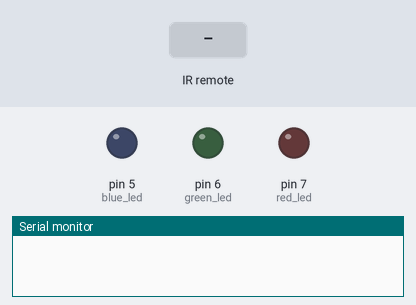
The sketch below on a simulated Arduino Uno, built with avr-gcc and run on an emulated ATmega328P. Parts: output pins drawn as LEDs (lit = HIGH), the last lines printed to the serial monitor. The test bench sets the inputs (shaded band).

Above: at 1.2 s.
1.3 s: infrared code 0xA90 received
2.8 s: infrared code 0x490 received
At 3.5 s:
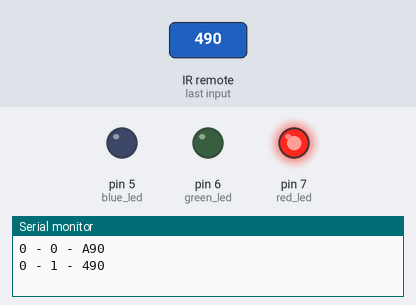
4.3 s: infrared code 0x490 received
At 4.7 s:
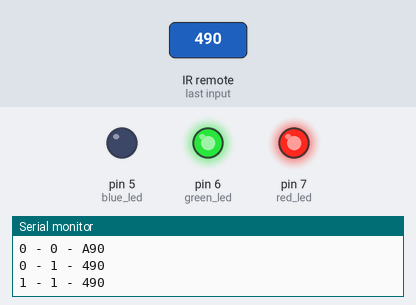
Timing chart, 0 to 7.3 s (numbered marks = the images above; inputs shaded):
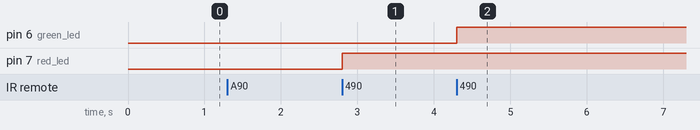

Measured:
- after the input at 2.8 s, pin 7 (red_led): LOW → HIGH at once
- after the input at 4.3 s, pin 6 (green_led): LOW → HIGH at once

The sketch:

ir_remoterx.ino
```cpp
#include <IRremote.h>
int RECV_PIN = 2;
int system_state=0; int led_status=0;
int red_led=7; int green_led=6; int blue_led=5; int count=0;

IRrecv irrecv(RECV_PIN);
decode_results results;

void setup()
{
  Serial.begin(9600);
  pinMode(red_led, OUTPUT);
  pinMode(green_led, OUTPUT);                                   // define pin 6 as output pin
  pinMode(blue_led, OUTPUT);                                    // define pin 7 as output pin
  irrecv.enableIRIn();                                          // working for receiving IR signals
}

void loop() {
  if (irrecv.decode(&results)) {                                // check whether any infrared signal available
    Serial.print(count); Serial.print(" - ");                   // print the count value and system state for croschecking the output
    Serial.print(system_state); Serial.print(" - ");
    Serial.println(results.value,HEX);                          // convert into HEX datat and print in the serial monitor
    switch (results.value) {                                    // start comparing received data

      case 0xA90:                                               // check whether ON/OFF button pressed
      if(system_state==0)                                       // if system is in OFF state
        system_state=1;                                         // change the system state to ON
      else if (system_state==1)                                 // if system is in ON state
        system_state=0;                                         // change the system state to OFF
        digitalWrite(blue_led, LOW);                            // Turn off the Red LED
        digitalWrite(green_led, LOW);                           // Turn off the Green LED
        digitalWrite(red_led, LOW);                             // Turn off the Blue LED
        count=0;                                                // make the counter zero to start from begining
      break;

      case 0x490:                                               // check whether volume up button pressed
          if(system_state==1 && count==0) {                     // if system is ON and no LEDs are ON
            count=1;                                            // assign counter value 1
            digitalWrite(red_led, HIGH); }                      // turn on the red LED
          else if(system_state==1 && count==1) {                // if system is ON and only Red LED is ON
            count=2;                                            // assign counter value 2
            digitalWrite(green_led, HIGH); }                    // turn on the green LED
            else if(system_state==1 && count==2) {              // if system is ON and green LED is ON
            count=3;                                            // assign counter by value 3
            digitalWrite(blue_led, HIGH); }                     // turn on the blue LED
          else if(system_state==1 && count==3) {                // if system is ON and all LEDs are ON
            count=3;                                            // hold the counter value at maximum (3).
          }
      break;

      case 0xC90:                                               // check whether volume down button pressed
          if(system_state==1 && count==3) {                     // if system is ON and all LEDs are ON
            count=2;                                            // assign counter value 2
            digitalWrite(blue_led, LOW); }                      // turn off the blue LED
          else if(system_state==1 && count==2) {                // if system is ON and only blue LED is OFF
            count=1;                                            // assign counter value 1
            digitalWrite(green_led, LOW); }                     // turn off the green LED
          else if(system_state==1 && count==1) {                // if system is ON and green LED is OFF
            count=0;                                            // assign counter value 0
            digitalWrite(red_led, LOW); }                       // turn off the red LED
          else if(system_state==1 && count==0) {                // if system is ON and all LEDs are OFF
            count=0;                                            // hold the counter value at minimum (0).
          }
      break;
    }
    delay(500);                                                 // delay to avoid junk data in serial monitor
  irrecv.resume();                                              // receiver is ready to receive data
  }
}
```
